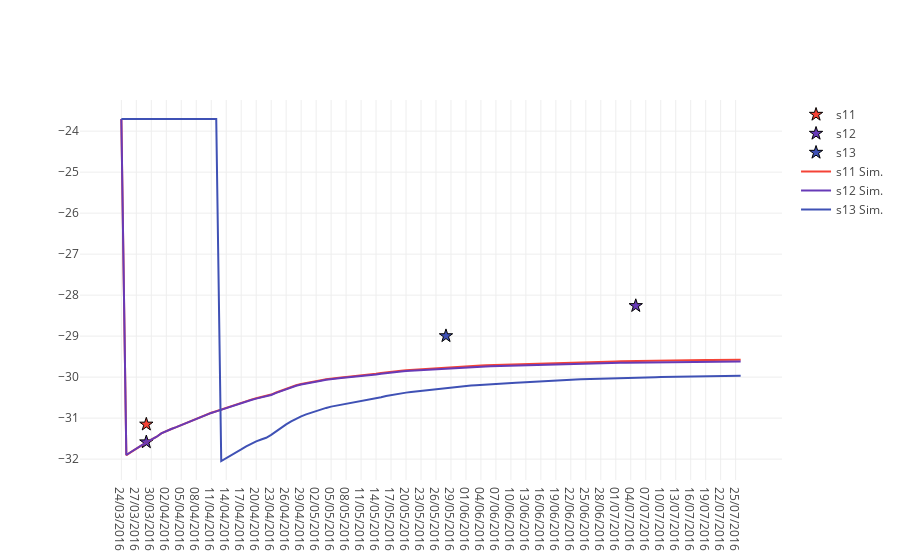

The cell this chart's notebook holds for it:
### Code cell
%matplotlib inline
import plotlycred
figname = transect + variable + 'D3.png'

online = False
if online:
    # fig = py.iplot(data) 
    fig = go.Figure(data=data) # , layout=layout)
    py.image.save_as(fig, filename=figname)
else:
    iplot(data)
